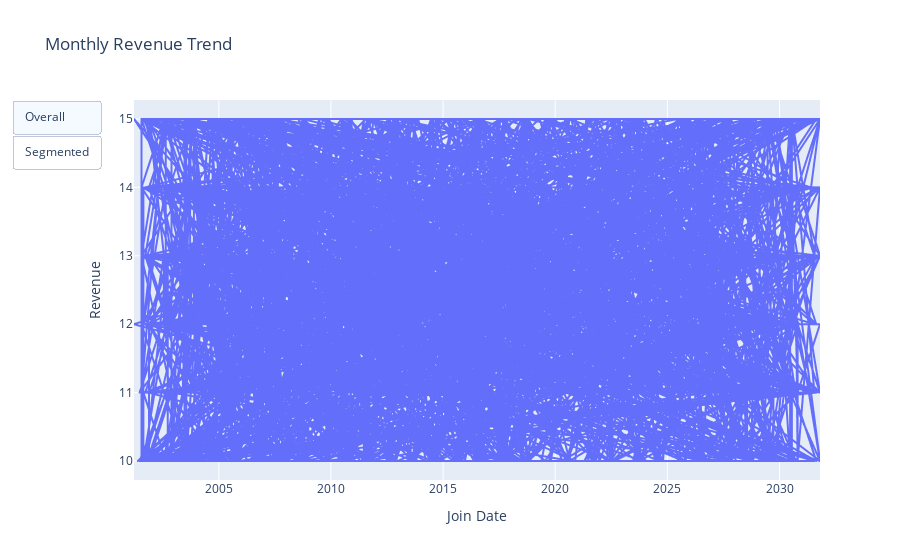

Notebook code cell kept with this figure:
### Markdown cell above
***In the pie chart above, it is evident that, among users opting for a 1-month subscription duration, the majority favor the basic subscription plan, over the standard and premium plans.***

### Code cell
# Line chart for monthly revenue trend
monthly_revenue_chart = px.line(df, x='Join Date', y='Monthly Revenue', title='Monthly Revenue Trend',
                                labels={'Monthly Revenue': 'Revenue'},
                                hover_data=['Subscription Type'], line_shape='linear')

# Checkbox for toggling between overall and segmented view
monthly_revenue_chart.update_layout(updatemenus=[dict(type='buttons',
                                                       active=0,
                                                       buttons=[
                                                           {'label': 'Overall', 'method': 'update',
                                                            'args': [{'visible': [True] * len(df['Subscription Type'].unique())}]},
                                                           {'label': 'Segmented', 'method': 'update',
                                                            'args': [{'visible': [False] * len(df['Subscription Type'].unique())}]},
                                                       ])])

monthly_revenue_chart.show()

### Figure 1 — Plotly figure (JSON) as saved in the notebook; plotly's stock layout.template omitted (floating-point values rounded to 4 significant figures; data arrays with more than 128 entries replaced by an {"elided": "..."} marker saying what was removed)
{"data": [{"customdata": {"elided": "2500x1 str values"}, "hovertemplate": "Join Date=%{x}<br>Revenue=%{y}<br>Subscription Type=%{customdata[0]}<extra></extra>", "legendgroup": "", "line": {"color": "#636efa", "dash": "solid", "shape": "linear"}, "marker": {"symbol": "circle"}, "mode": "lines", "name": "", "showlegend": false, "type": "scattergl", "x": {"elided": "2500 str values"}, "xaxis": "x", "y": {"elided": "2500 int values"}, "yaxis": "y"}], "layout": {"legend": {"tracegroupgap": 0}, "title": {"text": "Monthly Revenue Trend"}, "updatemenus": [{"active": 0, "buttons": [{"args": [{"visible": [true, true, true]}], "label": "Overall", "method": "update"}, {"args": [{"visible": [false, false, false]}], "label": "Segmented", "method": "update"}], "type": "buttons"}], "xaxis": {"anchor": "y", "domain": [0, 1], "title": {"text": "Join Date"}}, "yaxis": {"anchor": "x", "domain": [0, 1], "title": {"text": "Revenue"}}}}
